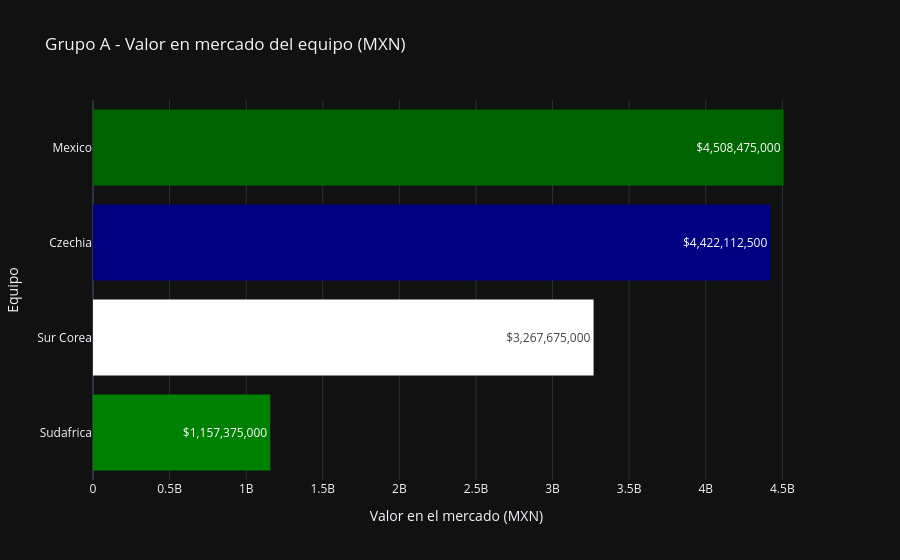

Write notebook code for a chart like this one.
### Code cell
plot_squad_values(df_group_a, title="Grupo A - Valor en mercado del equipo (MXN)", colors=[ "green", "white", "navy","darkgreen"])

### Figure 1 — Plotly figure (JSON) as saved in the notebook; plotly's stock layout.template omitted (floating-point values rounded to 4 significant figures)
{"data": [{"marker": {"color": ["green", "white", "navy", "darkgreen"], "line": {"width": 0}}, "orientation": "h", "text": ["$1,157,375,000", "$3,267,675,000", "$4,422,112,500", "$4,508,475,000"], "textposition": "inside", "type": "bar", "x": [1157000000.0, 3268000000.0, 4422000000.0, 4508000000.0], "y": ["Sudafrica", "Sur Corea", "Czechia", "Mexico"]}], "layout": {"showlegend": false, "title": {"text": "Grupo A - Valor en mercado del equipo (MXN)"}, "xaxis": {"title": {"text": "Valor en el mercado (MXN)"}}, "yaxis": {"title": {"text": "Equipo"}}}}
